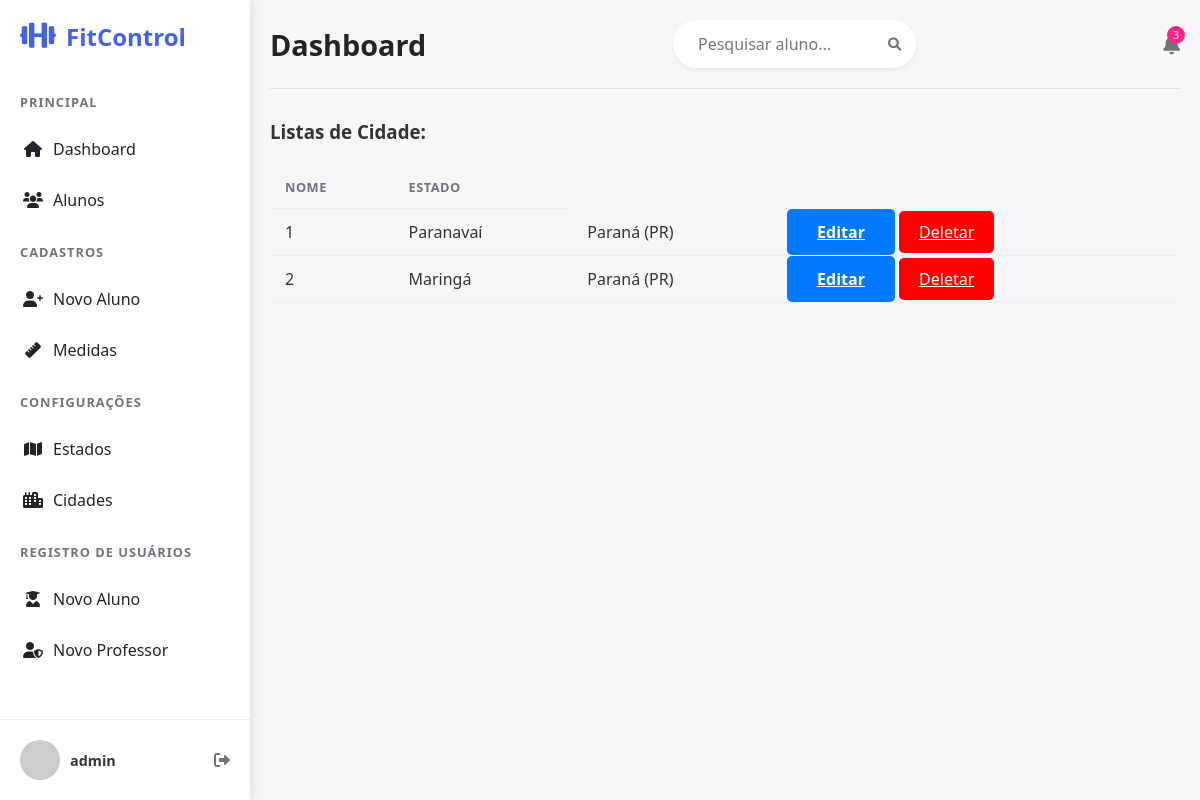
The page /listar/cidade/ (signed in) on the database its author committed.
### usuarios/models.py (models this page shows, shortened)
class Cidade(models.Model):
    nome = models.CharField(max_length=30, verbose_name="Nome da Cidade")
    estado = models.ForeignKey(Estado, on_delete=models.PROTECT, verbose_name="Estado")

class Estado(models.Model):
    nome = models.CharField(max_length=30, verbose_name="Nome do Estado")
    sigla = models.CharField(max_length=2, verbose_name="Sigla do Estado")
    def __str__(self):
        return f'{self.nome} ({self.sigla})'

### usuarios/views.py (the view)
# urls.py: path('listar/cidade/', CidadeList.as_view(), name='listar_cidade'),
class CidadeList(ListView):
    model = Cidade
    template_name = 'cadastros/listas/cidade.html'

### usuarios/templates/cadastros/listas/cidade.html (shortened to what this page needs)
{% extends 'paginas/modelo.html' %}
{% load static %}
{% block conteudo %}
<h3>Listas de Cidade:</h3>
<br>
<div>
    <table class= "table table-striped">
        <tr>
            <th>Nome</th>
            <th>Estado</th>
        </tr>
        {% for cidade in object_list%}
        <tr>
            <td>{{ cidade.id }}</td>
            <td>{{ cidade.nome }}</td>
            <td>{{ cidade.estado }}</td>
            <td>
                <a class="btn btn-primary" href="{% url 'editar_cidade' cidade.id %}" title="Editar">Editar</a>
                <a class="btn-danger" href="{% url 'excluir_cidade' cidade.id %}" title="Excluir">Deletar</a>
            </td>
        </tr>
        {% empty %}
        <tr>
            <td>Nenhuma Cidade registrado.</td>
        </tr>
        {% endfor %}
</table>
</div>
{% endblock%}

### paginas/templates/paginas/modelo.html (shortened to what this page needs)
{% load static %}
<!DOCTYPE html>
<html lang="pt-BR">
<head>
    <link rel="stylesheet" href="{% static 'css/main.css' %}">
    <link rel="stylesheet" href="{% static 'css/form_cadastro.css' %}">
    <link rel="stylesheet" href="{% static 'css/aluno_form.css' %}">
    <link rel="stylesheet" href="{% static 'css/lista.css' %}">
    <link rel="stylesheet" href="https://cdnjs.cloudflare.com/ajax/libs/font-awesome/6.0.0-beta3/css/all.min.css">
</head>
<body>
    <div class="container">
        {%block menu%}
        <aside class="sidebar">
            <div class="logo">
                <i class="fas fa-dumbbell"></i>
                <span>FitControl</span>
            </div>
            <nav class="menu">
                <div class="menu-section">
                    <h4>Principal</h4>
                    <ul>
                        <li><a href="{% url 'index' %}"><i class="fas fa-home"></i> Dashboard</a></li>
                        <li><a href="{% url 'listar_alunos' %}"><i class="fas fa-users"></i> Alunos</a></li>
                    </ul>
                </div>
                <div class="menu-section">
                    <h4>Cadastros</h4>
                    <ul>
                        <li><a href="{% url 'cadastrar_aluno' %}"><i class="fas fa-user-plus"></i> Novo Aluno</a></li>
                        <li><a href="{% url 'cadastrar_medidas' %}"><i class="fas fa-ruler"></i> Medidas</a></li>
                    </ul>
                </div>
                <div class="menu-section">
                    <h4>Configurações</h4>
                    <ul>
                        <li><a href="{% url 'cadastrar_estado' %}"><i class="fas fa-map"></i> Estados</a></li>
                        <li><a href="{% url 'cadastrar_cidade' %}"><i class="fas fa-city"></i> Cidades</a></li>
                    </ul>
                </div>
                <div class="menu-section">
                    <h4>Registro de Usuários</h4>
                    <ul>
                        <li><a href="{% url 'registro_aluno' %}"><i class="fas fa-user-graduate"></i> Novo Aluno</a></li>
                        <li><a href="{% url 'registro_professor' %}"><i class="fas fa-user-shield"></i> Novo Professor</a></li>
                    </ul>
                </div>
            </nav>
            <div class="user-profile">
                <img src="https://randomuser.me/api/portraits/men/32.jpg" alt="Personal Trainer">
                <div class="user-info">
                     <strong>{{ request.user }}</strong>
                </div>
                <button class="logout-btn"><i class="fas fa-sign-out-alt"></i></button>
            </div>
        </aside>
        {%endblock%}
        {% block procurar%}
        <main class="main-content">
            <header class="top-bar">
                {%block tituloprocurar%}
                <h1>Dashboard</h1>
                {%endblock%}
                <div class="search-bar">
                    <input type="text" placeholder="Pesquisar aluno...">
                    <button><i class="fas fa-search"></i></button>
                </div>
                <div class="notifications">
                    <button><i class="fas fa-bell"></i></button>
                    <span class="badge">3</span>
                </div>
            </header>
        {%endblock%}
        {%block conteudo%}{%endblock%}
    </div>
</body>
</html>

### static/css/main.css (style rules this page uses)
* { margin: 0; padding: 0; box-sizing: border-box; font-family: 'Segoe UI', Tahoma, Geneva, Verdana, sans-serif; }
body { background-color: #f5f5f5; color: #333; }
:root { --primary-color: #4361ee; --secondary-color: #3f37c9; --accent-color: #4895ef; --success-color: #4cc9f0; --danger-color: #f72585; --warning-color: #f8961e; --info-color: #43aa8b; --light-color: #f8f9fa; --dark-color: #212529; --gray-color: #6c757d; --sidebar-width: 250px; }
.container { display: flex; min-height: 100vh; }
.sidebar { width: var(--sidebar-width); background-color: #fff; box-shadow: 2px 0 10px rgba(0, 0, 0, 0.1); display: flex; flex-direction: column; z-index: 100; }
.logo { display: flex; align-items: center; padding: 20px; font-size: 1.5rem; font-weight: bold; color: var(--primary-color); }
.logo i { margin-right: 10px; font-size: 1.8rem; }
.menu { flex: 1; padding: 20px 0; overflow-y: auto; }
.menu-section { margin-bottom: 20px; }
.menu-section h4 { padding: 0 20px 10px; color: var(--gray-color); font-size: 0.8rem; text-transform: uppercase; letter-spacing: 1px; }
.menu ul { list-style: none; }
.menu li { margin: 5px 0; }
.menu li a { display: flex; align-items: center; padding: 12px 20px; color: var(--dark-color); text-decoration: none; transition: all 0.3s; border-left: 3px solid transparent; }
.menu li a i { margin-right: 10px; width: 20px; text-align: center; }
.user-profile { display: flex; align-items: center; padding: 20px; border-top: 1px solid #eee; position: relative; }
.user-profile img { width: 40px; height: 40px; border-radius: 50%; object-fit: cover; margin-right: 10px; }
.user-info { flex: 1; }
.user-info strong { display: block; font-size: 0.9rem; }
.logout-btn { background: none; border: none; color: var(--gray-color); cursor: pointer; font-size: 1rem; transition: color 0.3s; }
.main-content { flex: 1; padding: 20px; overflow-y: auto; background-color: #f5f7fb; }
.top-bar { display: flex; justify-content: space-between; align-items: center; margin-bottom: 30px; padding-bottom: 20px; border-bottom: 1px solid #e0e0e0; }
.top-bar h1 { font-size: 1.8rem; color: var(--dark-color); }
.search-bar { display: flex; align-items: center; background-color: #fff; border-radius: 30px; padding: 8px 15px; box-shadow: 0 2px 5px rgba(0, 0, 0, 0.05); }
.search-bar input { border: none; outline: none; padding: 5px 10px; width: 200px; }
.search-bar button { background: none; border: none; color: var(--gray-color); cursor: pointer; }
.notifications { position: relative; }
.notifications button { background: none; border: none; color: var(--gray-color); font-size: 1.2rem; cursor: pointer; }
.notifications .badge { position: absolute; top: -5px; right: -5px; background-color: var(--danger-color); color: white; border-radius: 50%; width: 18px; height: 18px; display: flex; align-items: center; justify-content: center; font-size: 0.7rem; }
table { width: 100%; border-collapse: collapse; }
table th, table td { padding: 12px 15px; text-align: left; border-bottom: 1px solid #eee; }
table th { font-weight: 600; color: var(--gray-color); font-size: 0.8rem; text-transform: uppercase; letter-spacing: 0.5px; }

### static/css/form_cadastro.css (style rules this page uses)
.btn-primary { padding: 12px 30px; background: #007bff; color: white; border: none; border-radius: 5px; cursor: pointer; font-size: 16px; font-weight: 600; transition: background 0.3s; }

### static/css/aluno_form.css (style rules this page uses)
body { font-family: 'Segoe UI', Tahoma, Geneva, Verdana, sans-serif; background-color: #f5f7fb; margin: 0; padding: 0; color: #333; }
input, select, textarea { width: 100%; padding: 12px 15px; border: 1px solid #ddd; border-radius: 6px; font-size: 1rem; transition: border-color 0.3s; }

### static/css/lista.css (style rules this page uses)
.btn-danger { background-color: red; color: white; border: none; padding: 10px 20px; border-radius: 5px; cursor: pointer; transition: background-color 0.3s; }

### rows shown on the page
Cidade: id "1", nome "Paranavaí", estado "Paraná (PR)"
Cidade: id "2", nome "Maringá", estado "Paraná (PR)"

### other values the page prints
{{ request.user }} "admin"
